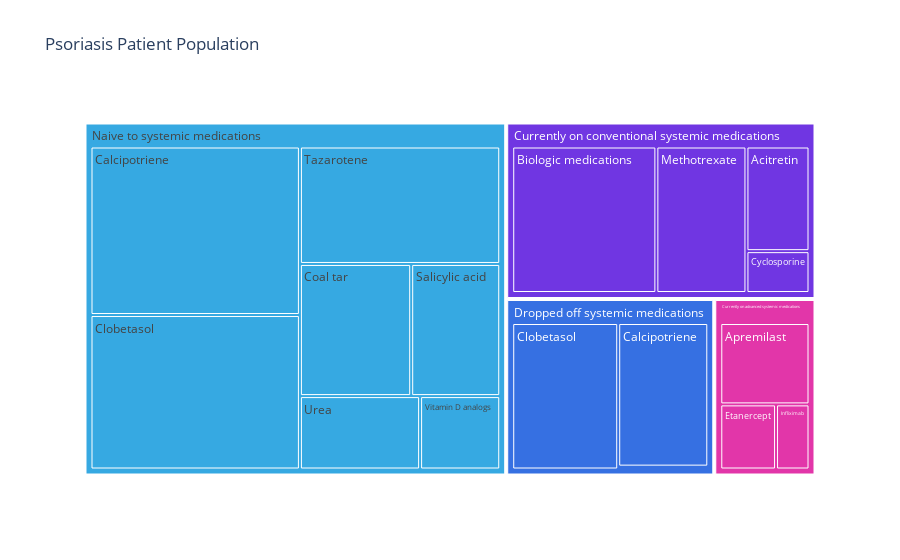

Source (notebook cell):
### Code cell
import plotly.express as px
import pandas as pd

# Create a dictionary with the patient counts for each group and medication
psoriasis_dict = {
    'Currently on conventional systemic medications': {'Methotrexate': 5000,
                                          'Acitretin': 2500,
                                          'Cyclosporine': 1000,
                                          'Biologic medications': 8000},
    'Currently on advanced systemic medications': {'Apremilast': 3000,
                                          'Etanercept': 1500,
                                          'Infliximab': 900,},
    'Dropped off systemic medications': {'Calcipotriene': 5000,
                                         'Clobetasol': 6000,
                                         'Tazarotene': 100},
                                       
    'Naive to systemic medications': {'Calcipotriene': 12000,
                                       'Clobetasol': 11000,
                                       'Tazarotene': 8000,
                                       'Coal tar': 5000,
                                       'Salicylic acid': 4000,
                                       'Urea': 3000,
                                       'Vitamin D analogs': 2000}
}

# Convert the dictionary to a dataframe
df = pd.DataFrame.from_dict({(i,j): psoriasis_dict[i][j]
                             for i in psoriasis_dict.keys()
                             for j in psoriasis_dict[i].keys()},
                            orient='index',
                            columns=['Count'])

# Add columns for the medication and patient group names
df = df.reset_index()
df[['Patient group', 'Medication']] = pd.DataFrame(df['index'].tolist(), index=df.index)

# Create the treemap plot
fig = px.treemap(df, 
                 path=['Patient group', 'Medication'], 
                 values='Count',
                 color='Patient group',
                 color_discrete_sequence=[PERMEA_COLOR_WHEEL_5_COMMERCIAL[i] for i in [3,2,0,1]],
                 
                #  color_continuous_scale=PERMEA_BLUE_COLORSCALE,
                 title='Psoriasis Patient Population')
fig.update_layout({'plot_bgcolor': 'white', 'paper_bgcolor': 'white'})
fig.update_traces(root_color="white")
# Show the plot
fig.show()

### Figure 1 — Plotly figure (JSON) as saved in the notebook; plotly's stock layout.template omitted (floating-point values rounded to 4 significant figures)
{"data": [{"branchvalues": "total", "customdata": [["Naive to systemic medications"], ["Dropped off systemic medications"], ["Naive to systemic medications"], ["Currently on conventional systemic medications"], ["Currently on advanced systemic medications"], ["Currently on conventional systemic medications"], ["Dropped off systemic medications"], ["Currently on advanced systemic medications"], ["Currently on conventional systemic medications"], ["Naive to systemic medications"], ["Currently on advanced systemic medications"], ["Currently on conventional systemic medications"], ["Naive to systemic medications"], ["Dropped off systemic medications"], ["Naive to systemic medications"], ["Naive to systemic medications"], ["Naive to systemic medications"], ["Currently on advanced systemic medications"], ["Currently on conventional systemic medications"], ["Dropped off systemic medications"], ["Naive to systemic medications"]], "domain": {"x": [0, 1], "y": [0, 1]}, "hovertemplate": "labels=%{label}<br>Count=%{value}<br>parent=%{parent}<br>id=%{id}<br>Patient group=%{customdata[0]}<extra></extra>", "ids": ["Naive to systemic medications/Calcipotriene", "Dropped off systemic medications/Clobetasol", "Naive to systemic medications/Clobetasol", "Currently on conventional systemic medications/Acitretin", "Currently on advanced systemic medications/Apremilast", "Currently on conventional systemic medications/Biologic medications", "Dropped off systemic medications/Calcipotriene", "Currently on advanced systemic medications/Etanercept", "Currently on conventional systemic medications/Cyclosporine", "Naive to systemic medications/Coal tar", "Currently on advanced systemic medications/Infliximab", "Currently on conventional systemic medications/Methotrexate", "Naive to systemic medications/Salicylic acid", "Dropped off systemic medications/Tazarotene", "Naive to systemic medications/Tazarotene", "Naive to systemic medications/Urea", "Naive to systemic medications/Vitamin D analogs", "Currently on advanced systemic medications", "Currently on conventional systemic medications", "Dropped off systemic medications", "Naive to systemic medications"], "labels": ["Calcipotriene", "Clobetasol", "Clobetasol", "Acitretin", "Apremilast", "Biologic medications", "Calcipotriene", "Etanercept", "Cyclosporine", "Coal tar", "Infliximab", "Methotrexate", "Salicylic acid", "Tazarotene", "Tazarotene", "Urea", "Vitamin D analogs", "Currently on advanced systemic medications", "Currently on conventional systemic medications", "Dropped off systemic medications", "Naive to systemic medications"], "marker": {"colors": ["rgb(54, 169, 226)", "rgb(54, 112, 226)", "rgb(54, 169, 226)", "rgb(112, 54, 226)", "rgb(226, 54, 169)", "rgb(112, 54, 226)", "rgb(54, 112, 226)", "rgb(226, 54, 169)", "rgb(112, 54, 226)", "rgb(54, 169, 226)", "rgb(226, 54, 169)", "rgb(112, 54, 226)", "rgb(54, 169, 226)", "rgb(54, 112, 226)", "rgb(54, 169, 226)", "rgb(54, 169, 226)", "rgb(54, 169, 226)", "rgb(226, 54, 169)", "rgb(112, 54, 226)", "rgb(54, 112, 226)", "rgb(54, 169, 226)"]}, "name": "", "parents": ["Naive to systemic medications", "Dropped off systemic medications", "Naive to systemic medications", "Currently on conventional systemic medications", "Currently on advanced systemic medications", "Currently on conventional systemic medications", "Dropped off systemic medications", "Currently on advanced systemic medications", "Currently on conventional systemic medications", "Naive to systemic medications", "Currently on advanced systemic medications", "Currently on conventional systemic medications", "Naive to systemic medications", "Dropped off systemic medications", "Naive to systemic medications", "Naive to systemic medications", "Naive to systemic medications", "", "", "", ""], "root": {"color": "white"}, "type": "treemap", "values": [12000, 6000, 11000, 2500, 3000, 8000, 5000, 1500, 1000, 5000, 900, 5000, 4000, 100, 8000, 3000, 2000, 5400, 16500, 11100, 45000]}], "layout": {"legend": {"tracegroupgap": 0}, "paper_bgcolor": "white", "plot_bgcolor": "white", "title": {"text": "Psoriasis Patient Population"}, "treemapcolorway": ["rgb(54, 169, 226)", "rgb(54, 112, 226)", "rgb(112, 54, 226)", "rgb(226, 54, 169)"]}}
